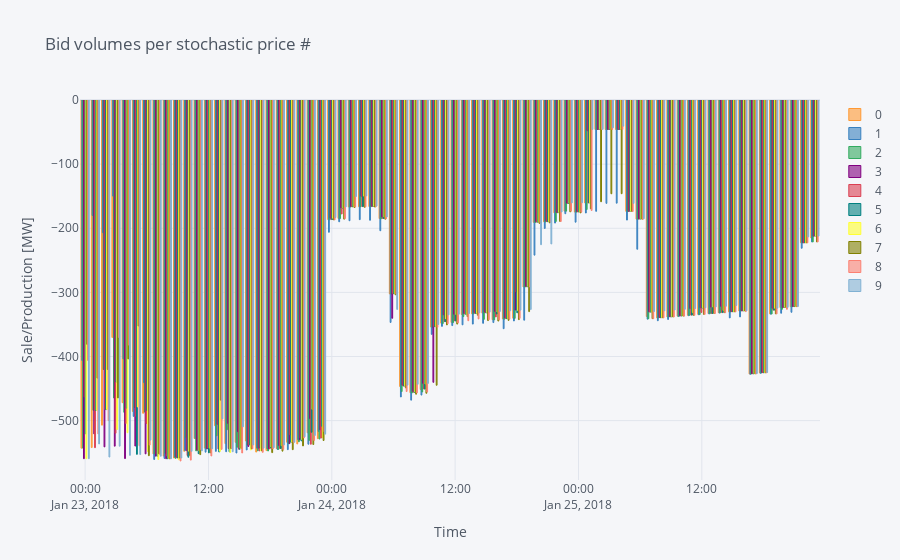

The notebook cell this image was saved under:
### Code cell
# Plot optimal production in different plot types
optimal_production.iplot(kind='bar',title="Bid volumes per stochastic price #", xaxis_title="Time", yaxis_title="Sale/Production [MW]")
